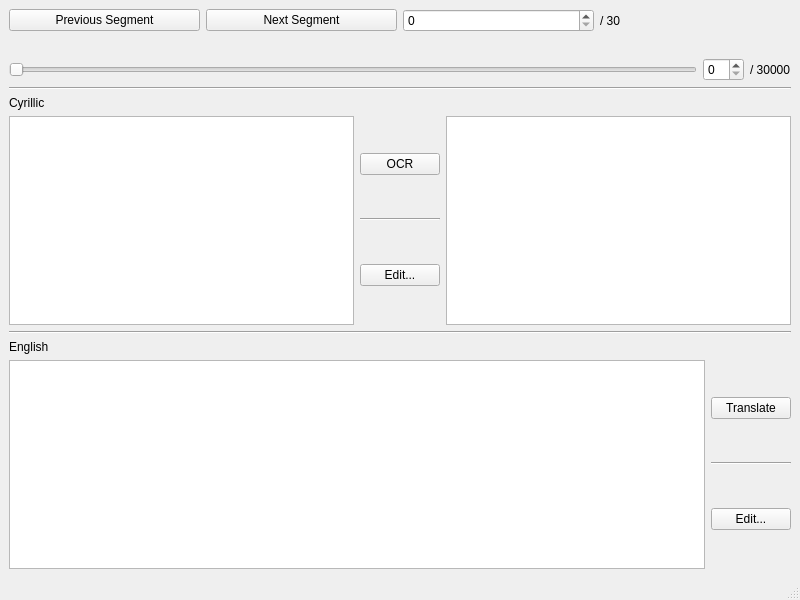
<?xml version="1.0" encoding="UTF-8"?>
<ui version="4.0">
 <class>MainWindow</class>
 <widget class="QMainWindow" name="MainWindow">
  <property name="geometry">
   <rect>
    <x>0</x>
    <y>0</y>
    <width>800</width>
    <height>600</height>
   </rect>
  </property>
  <property name="windowTitle">
   <string>MainWindow</string>
  </property>
  <widget class="QWidget" name="cwMain">
   <layout class="QVBoxLayout" name="verticalLayout_2">
    <item>
     <layout class="QHBoxLayout" name="hlSelection">
      <property name="sizeConstraint">
       <enum>QLayout::SetDefaultConstraint</enum>
      </property>
      <item>
       <widget class="QPushButton" name="btnPrev">
        <property name="text">
         <string>Previous Segment</string>
        </property>
       </widget>
      </item>
      <item>
       <widget class="QPushButton" name="btnNext">
        <property name="text">
         <string>Next Segment</string>
        </property>
       </widget>
      </item>
      <item>
       <widget class="QSpinBox" name="sbxSegments"/>
      </item>
      <item>
       <widget class="QLabel" name="lblSegments">
        <property name="text">
         <string>/ 30</string>
        </property>
       </widget>
      </item>
     </layout>
    </item>
    <item>
     <layout class="QHBoxLayout" name="hlFrame">
      <item>
       <widget class="QLabel" name="lblFrame">
        <property name="text">
         <string/>
        </property>
       </widget>
      </item>
      <item>
       <widget class="QLabel" name="lblGray">
        <property name="text">
         <string/>
        </property>
       </widget>
      </item>
     </layout>
    </item>
    <item>
     <layout class="QHBoxLayout" name="hlSlider">
      <item>
       <widget class="QSlider" name="slFrame">
        <property name="orientation">
         <enum>Qt::Horizontal</enum>
        </property>
       </widget>
      </item>
      <item>
       <widget class="QSpinBox" name="sbxFrameCurrent"/>
      </item>
      <item>
       <widget class="QLabel" name="lblFrames">
        <property name="text">
         <string>/ 30000</string>
        </property>
       </widget>
      </item>
     </layout>
    </item>
    <item>
     <widget class="Line" name="line_4">
      <property name="orientation">
       <enum>Qt::Horizontal</enum>
      </property>
     </widget>
    </item>
    <item>
     <widget class="QLabel" name="lblCyrillic">
      <property name="text">
       <string>Cyrillic</string>
      </property>
     </widget>
    </item>
    <item>
     <layout class="QHBoxLayout" name="hlCyrillic">
      <item>
       <widget class="QTextEdit" name="texCyrillic"/>
      </item>
      <item>
       <layout class="QVBoxLayout" name="vlCyrillicButtons">
        <item>
         <widget class="QPushButton" name="btnOcr">
          <property name="text">
           <string>OCR</string>
          </property>
         </widget>
        </item>
        <item>
         <widget class="Line" name="line_5">
          <property name="orientation">
           <enum>Qt::Horizontal</enum>
          </property>
         </widget>
        </item>
        <item>
         <widget class="QPushButton" name="btnCyrillicEdit">
          <property name="text">
           <string>Edit...</string>
          </property>
         </widget>
        </item>
       </layout>
      </item>
      <item>
       <widget class="QTableView" name="tableView"/>
      </item>
     </layout>
    </item>
    <item>
     <widget class="Line" name="line_3">
      <property name="orientation">
       <enum>Qt::Horizontal</enum>
      </property>
     </widget>
    </item>
    <item>
     <widget class="QLabel" name="lblEnglish">
      <property name="text">
       <string>English</string>
      </property>
     </widget>
    </item>
    <item>
     <layout class="QHBoxLayout" name="hlEnglish">
      <item>
       <widget class="QTextEdit" name="texEnglish"/>
      </item>
      <item>
       <layout class="QVBoxLayout" name="vlEnglishButtons">
        <item>
         <widget class="QPushButton" name="btnTranslate">
          <property name="text">
           <string>Translate</string>
          </property>
         </widget>
        </item>
        <item>
         <widget class="Line" name="line_6">
          <property name="orientation">
           <enum>Qt::Horizontal</enum>
          </property>
         </widget>
        </item>
        <item>
         <widget class="QPushButton" name="btnEnglishEdit">
          <property name="text">
           <string>Edit...</string>
          </property>
         </widget>
        </item>
       </layout>
      </item>
     </layout>
    </item>
   </layout>
  </widget>
  <widget class="QStatusBar" name="statusbar"/>
  <action name="actionNew_Project">
   <property name="text">
    <string>New Project...</string>
   </property>
  </action>
  <action name="actionLoad_Project">
   <property name="text">
    <string>Load Project...</string>
   </property>
  </action>
  <action name="actionSave_Project">
   <property name="text">
    <string>Save Project...</string>
   </property>
  </action>
  <action name="actionClose">
   <property name="text">
    <string>Close</string>
   </property>
  </action>
  <action name="actionIdentify_Segments">
   <property name="text">
    <string>Identify Segments</string>
   </property>
  </action>
  <action name="actionOCR_All">
   <property name="text">
    <string>OCR All</string>
   </property>
  </action>
  <action name="actionTranslate_All">
   <property name="text">
    <string>Translate All</string>
   </property>
  </action>
 </widget>
 <resources/>
 <connections/>
</ui>
